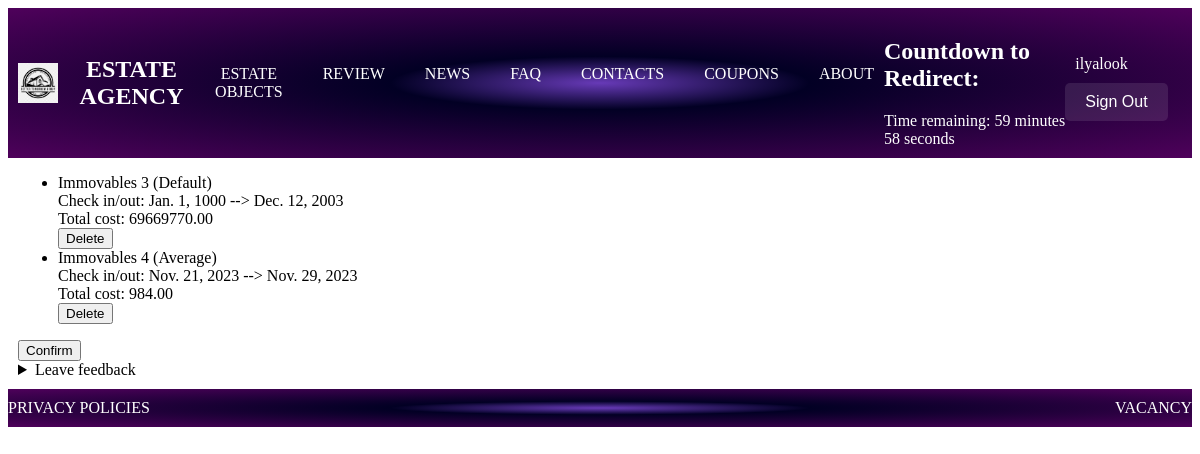
Page /profile/ (signed in) on the committed database.
### EstateAgency/models.py (models this page shows, shortened)
class Client(AbstractUser):
    first_name = models.CharField(max_length=100)
    last_name = models.CharField(max_length=100)
    patronymic = models.CharField(max_length=100)
    birth_date = models.DateField()
    phone_number = models.CharField(max_length=20)

class Booking(models.Model):
    immovables = models.ForeignKey(Immovables, on_delete=models.CASCADE)
    client = models.ForeignKey(Client, on_delete=models.CASCADE)
    check_in_date = models.DateField()
    check_out_date = models.DateField()
    has_child = models.BooleanField(default=False)
    STATUS_CHOICES = [
        ('paid', 'Paid'),
        ('cart', 'Cart'),
    ]
    status = models.CharField(max_length=10, choices=STATUS_CHOICES, default='cart')
    def calculate_total_cost(self):
        duration = self.check_out_date - self.check_in_date
        return duration.days * self.immovables.price

class Immovables(models.Model):
    category = models.ForeignKey(Category, on_delete=models.CASCADE)
    capacity = models.IntegerField()
    price = models.DecimalField(max_digits=8, decimal_places=2)
    photo = models.ImageField(upload_to='static/immovables/', blank=True)
    def __str__(self):
        return f"Immovables {self.id} ({self.category})"

class Category(models.Model):
    name = models.CharField(max_length=50)
    def __str__(self):
        return self.name

### profile_user/views.py (the view, shortened to what this page needs)
# urls.py: path('', views.get_book, name='profile'),
def get_book(request):
    if not request.user.is_authenticated:
        return redirect("EstateAgency:agency_list", 0)
    if request.method == 'POST' and 'delete_item' in request.POST:
        booking = get_object_or_404(Booking, id=request.POST['booking_id'])
        booking.delete()
    if request.method == 'POST' and 'confirm' in request.POST:
        for i in Booking.objects.filter(client_id=request.user, status='cart'):
            i.status = 'paid'
            i.save()
    all_booking = Booking.objects.filter(client_id=request.user, status='cart')
    return render(request, 'profile_user/profile.html', {'all_booking': all_booking})

### profile_user/templates/profile_user/profile.html (shortened to what this page needs)
{% extends 'EstateAgency/base_agency.html' %}
{% block content %}
<ul class="immovables-list">
    {% for booking in all_booking %}
    <form method="post">
        <li class="immovables-item">
            <div class="immovables-text">
                <label>{{ booking.immovables }}</label><br>
                <label>Check in/out: </label>
                <label>{{ booking.check_in_date }} --></label>
                <label>{{ booking.check_out_date }}</label><br>
                <label>Total cost: {{ booking.calculate_total_cost }}</label>
            </div>
            <button name="delete_item"> Delete</button>
        </li>
    </form>
    {% empty %}
    <li>No objects</li>
    {% endfor %}
</ul>
<form method="post">
    <button name="confirm"> Confirm</button>
</form>
<form method="post">
    <details>
        <summary>Leave feedback</summary>
        <input type="range" name="range" min="1" max="5"><br/>
        <textarea name="text"></textarea><br/>
    </details>
</form>
{% endblock %}

### EstateAgency/templates/EstateAgency/base_agency.html (shortened to what this page needs)
<!DOCTYPE html>
<html>
<head>
    <link rel="stylesheet" type="text/css" href="/static/css/base_main.css">
</head>
<body>
<header>
    <div class="header">
        <div class="logo" onclick="window.location.href='{% url 'main:home' %}';">
            <img src="/static/logo/logo.png" alt="Logo company" width="40" height="40" class="logo-image">
            ESTATE AGENCY
        </div>
        <div class="nav">
            <div class="nav-item"
                 onclick="window.location.href='{%url 'EstateAgency:agency_list' 0 %}';">ESTATE OBJECTS</div>
            <div class="nav-item"
                 onclick="window.location.href='{%url 'review:home' %}';">REVIEW</div>
            <div class="nav-item"
                 onclick="window.location.href='{%url 'news:home' %}';">NEWS</div>
            <div class="nav-item"
                 onclick="window.location.href='{%url 'faq:home' %}';">FAQ</div>
            <div class="nav-item"
                 onclick="window.location.href='{%url 'employee:home' %}';">CONTACTS</div>
            <div class="nav-item"
                 onclick="window.location.href='{%url 'coupon:home' %}';">COUPONS</div>
            <div class="nav-item"
                 onclick="window.location.href='{%url 'about:home' %}';">ABOUT</div>
        </div>
        <div id="countdown-container">
            <h2>Countdown to Redirect:</h2>
            <div id="countdown"></div>
        </div>
        {% if user.is_authenticated %}
        <div class="user-info">
            <div class="nav-item">{{user.username}}</div>
            <button class="button1" onclick="location.href='{%url 'auth_user:logout' %}'">Sign Out</button>
        </div>
        {% else %}
        <div class="user-info">
            <button class="button1" onclick="location.href='{%url 'auth_user:register' %}'">Sign Up</button>
            <button class="button1" onclick="location.href='{%url 'auth_user:login' %}'">Sign In</button>
        </div>
        {% endif %}
    </div>
</header>
<div class="main-content">
    <section>
        {% block content %}{% endblock %}
    </section>
</div>
<footer>
    <div class="footer">
        <div class="footer-item"
             onclick="window.location.href='/static/policy/policy.pdf'">PRIVACY POLICIES</div>
        <div class="footer-item"
             onclick="window.location.href='{%url 'vacancy:home' %}';">VACANCY</div>
    </div>
</footer>
</body>
</html>

### static/css/base_main.css (style rules this page uses)
.header { background: radial-gradient(ellipse at center, #673ab7 0%, rgba(2,0,36,1) 25%, rgba(79,1,91,1) 100%); color: #fff; padding: 10px 0; display: flex; justify-content: space-between; align-items: center; }
.logo { display: flex; align-items: center; text-align: center; padding: 10px; cursor: grabbing; font-size: 24px; font-weight: bold; position: relative; }
.logo-image { margin-right: 10px; }
.logo::before { content: ""; position: absolute; top: 0; left: 0; right: 0; bottom: 0; background: rgba(255, 255, 255, 0); transition: background 0.3s; z-index: -1; }
.nav { display: flex; gap: 20px; }
.nav-item { display: inline-block; padding: 10px 10px; text-align: center; cursor: pointer; transition: box-shadow 0.3s; box-shadow: 0 0 0 rgba(255, 255, 255, 0); }
.main-content { margin: 10px; flex: 1; }
.footer { background: radial-gradient(ellipse at center, #673ab7 0%, rgba(2,0,36,1) 25%, rgba(79,1,91,1) 100%); color: #fff; padding: 10px 0; display: flex; justify-content: space-between; }
.footer-item { cursor: pointer; }
.button1 { display: inline-block; padding: 10px 20px; font-size: 16px; text-align: center; text-decoration: none; border: none; border-radius: 5px; background-color: rgba(255, 255, 255, 0.1); color: #fff; cursor: pointer; transition: background-color 0.3s, color 0.3s, transform 0.3s; }

### rows in the picture
Client: username "ilyalook"
Booking: immovables "Immovables 3 (Default)", check_in_date "Jan. 1, 1000", check_out_date "Dec. 12, 2003", calculate_total_cost "69669770.00"
Booking: immovables "Immovables 4 (Average)", check_in_date "Nov. 21, 2023", check_out_date "Nov. 29, 2023", calculate_total_cost "984.00"
